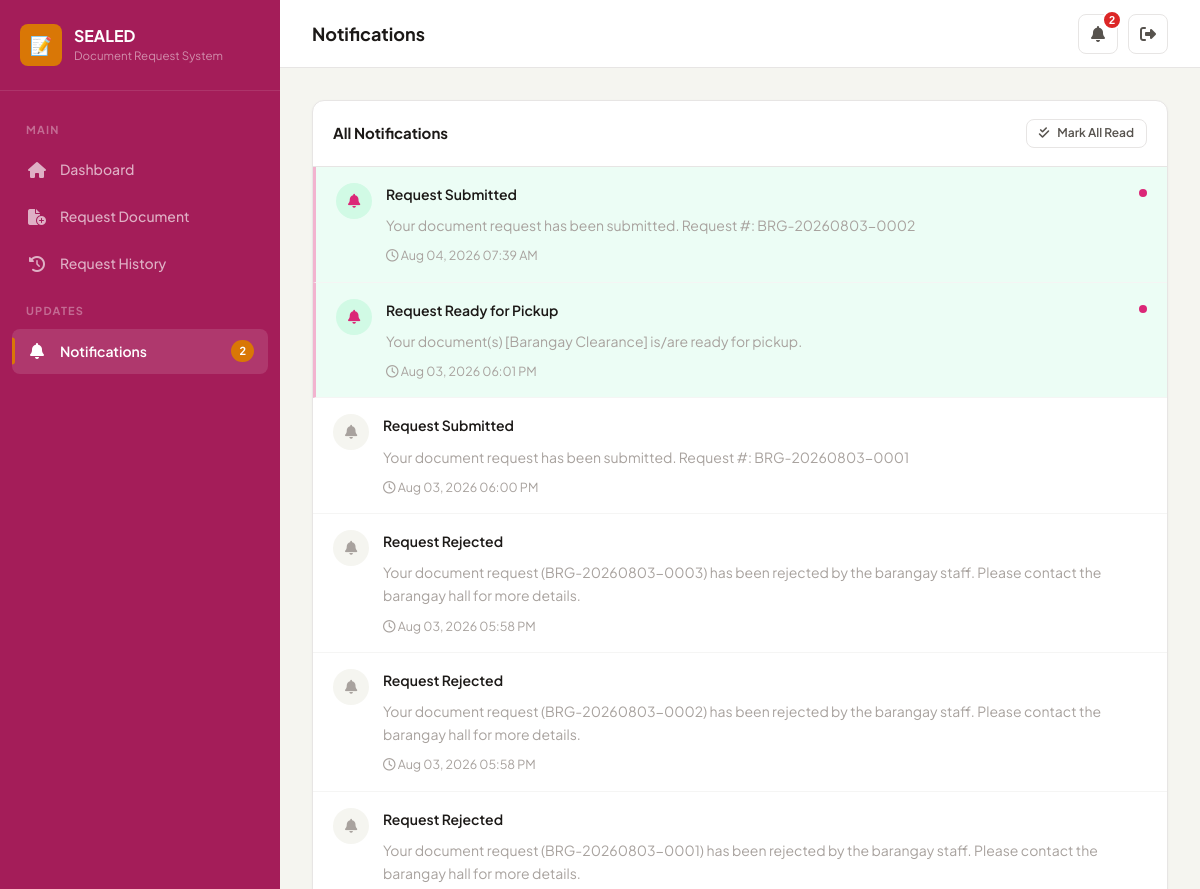
The app's page /resident/notifications/ (signed in, upper part), older data.
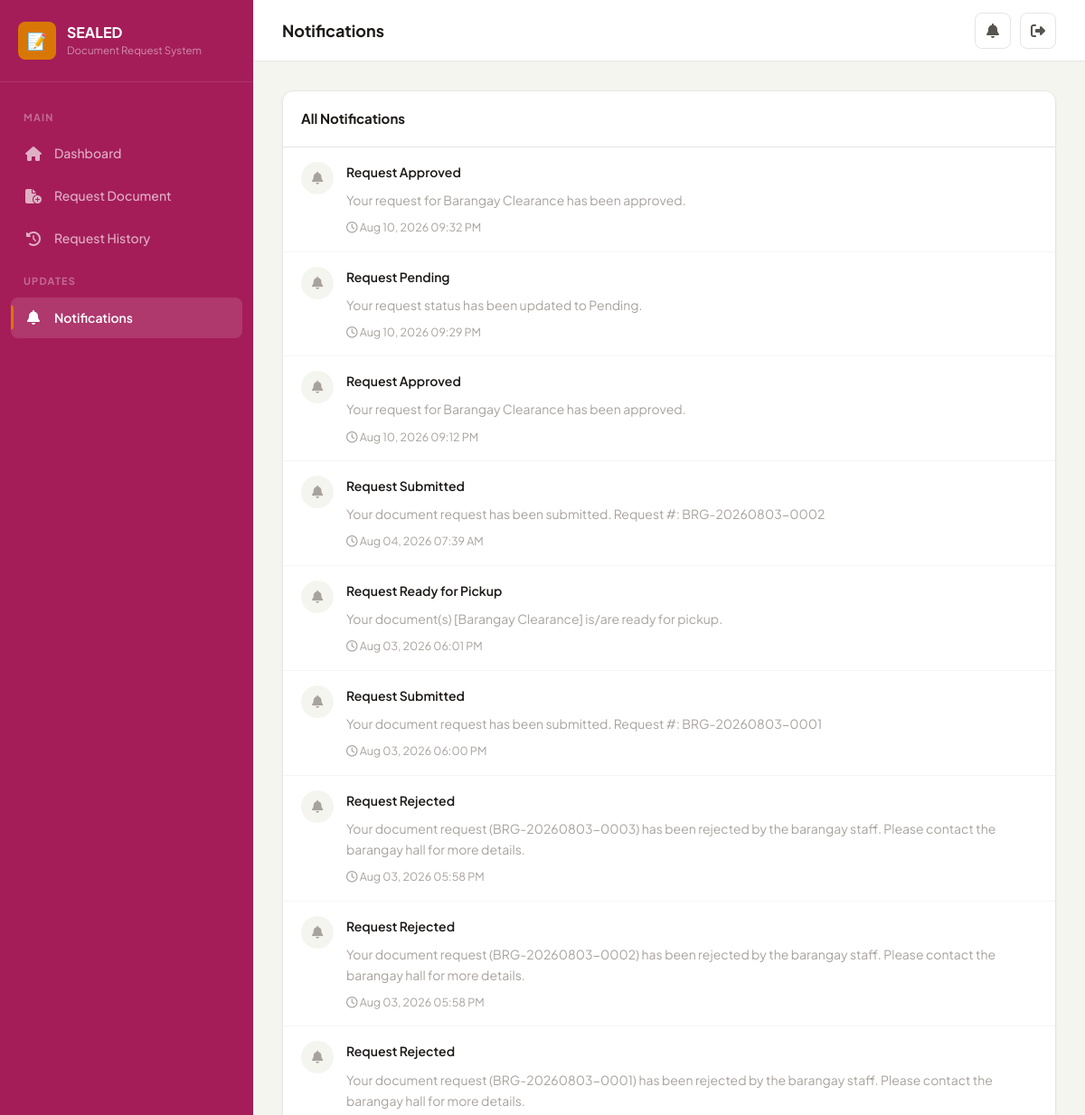
The same page, newer data.
### brgy/models.py (models this page shows, shortened)
class Notification(models.Model):
    id = models.UUIDField(primary_key=True, default=uuid.uuid4, editable=False)
    user = models.ForeignKey(CustomUser, on_delete=models.CASCADE, related_name='notifications')
    title = models.CharField(max_length=200)
    message = models.TextField()
    link = models.CharField(max_length=500, blank=True)
    is_read = models.BooleanField(default=False)
    created_at = models.DateTimeField(auto_now_add=True)
    class Meta:
        ordering = ['-created_at']

### brgy/views.py (the view)
# urls.py: path('resident/notifications/', views.notifications_view, name='notifications'),
@login_required
@role_required('resident')
def notifications_view(request):
    notifications = Notification.objects.filter(user=request.user).order_by('-created_at')
    paginator = Paginator(notifications, 15)
    page_number = request.GET.get('page', 1)
    page_obj = paginator.get_page(page_number)
    return render(request, 'brgy/resident/notifications.html', {'page_obj': page_obj})

### brgy/context_processors.py (called while the page is built)
def brgy_context(request):
    context = {}
    if request.user.is_authenticated:
        unread_count = Notification.objects.filter(user=request.user, is_read=False).count()
        recent_notifications = Notification.objects.filter(user=request.user)[:5]
        context['unread_notification_count'] = unread_count
        context['recent_notifications'] = recent_notifications
    return context

### brgy/models.py (called while the page is built)
    @property
    def display_name(self):
        return self.get_full_name() or self.username

### brgy/views.py (called while the page is built)
def role_required(*roles):
    def decorator(view_func):
        @wraps(view_func)
        def wrapper(request, *args, **kwargs):
            if not request.user.is_authenticated:
                return redirect('login')
            if request.user.role not in roles:
                messages.error(request, 'You do not have permission to access that page.')
                return redirect('dashboard')
            return view_func(request, *args, **kwargs)
        return wrapper
    return decorator

### brgy/templates/brgy/resident/notifications.html (shortened to what this page needs)
{% extends 'brgy/base.html' %}
{% block nav_res_notifications %}active{% endblock %}
{% block page_title %}Notifications{% endblock %}
{% block content %}
<div class="card">
    <div class="card-header">
        <h3>All Notifications</h3>
        {% if unread_notification_count > 0 %}
        <a href="{% url 'mark_all_notifications_read' %}" class="btn btn-ghost btn-sm">
            <i class="fa-solid fa-check-double"></i> Mark All Read
        </a>
        {% endif %}
    </div>
    <div class="card-body-flush">
        {% if page_obj %}
        {% for notif in page_obj %}
        <a href="{% url 'mark_notification_read' notif.pk %}" style="display:block;text-decoration:none;color:inherit;">
            <div style="padding:16px 20px;border-bottom:1px solid var(--border-light);display:flex;gap:14px;align-items:flex-start;transition:background 0.2s;{% if not notif.is_read %}background:var(--primary-50);border-left:3px solid var(--primary-light);{% endif %}" onmouseover="this.style.background='var(--bg)'" onmouseout="this.style.background='{% if not notif.is_read %}var(--primary-50){% else %}transparent{% endif %}'">
                <div style="width:36px;height:36px;border-radius:50%;background:{% if notif.is_read %}var(--bg){% else %}var(--primary-100){% endif %};display:flex;align-items:center;justify-content:center;flex-shrink:0;">
                    <i class="fa-solid fa-bell" style="font-size:14px;color:{% if notif.is_read %}var(--text-muted){% else %}var(--primary){% endif %}"></i>
                </div>
                <div style="flex:1;min-width:0;">
                    <div class="fw-600 text-sm">{{ notif.title }}</div>
                    <div class="text-sm text-muted mt-2">{{ notif.message }}</div>
                    <div class="text-xs text-muted mt-2"><i class="fa-regular fa-clock"></i> {{ notif.created_at|date:"M d, Y h:i A" }}</div>
                </div>
                {% if not notif.is_read %}
                <div style="width:8px;height:8px;border-radius:50%;background:var(--primary);flex-shrink:0;margin-top:6px;"></div>
                {% endif %}
            </div>
        </a>
        {% endfor %}
        {% else %}
        <div class="empty-state">
            <i class="fa-solid fa-bell-slash"></i>
            <h4>No Notifications</h4>
            <p>You're all caught up. No notifications to show.</p>
        </div>
        {% endif %}
    </div>
</div>
{% endblock %}

Row changes from the older to the newer data that the page shows:
added Notification: is_read True (drawn), title "Request Approved", message "Your request for Barangay Clearance has been approved.", created_at "Aug 10, 2026 09:32 PM"
added Notification: is_read True (drawn), title "Request Pending", message "Your request status has been updated to Pending.", created_at "Aug 10, 2026 09:29 PM"
added Notification: is_read True (drawn), title "Request Approved", message "Your request for Barangay Clearance has been approved.", created_at "Aug 10, 2026 09:12 PM"
changed Notification "Your document request has been submitted. Request #: BRG-20260803-0002": is_read False → True (drawn)
changed Notification "Request Ready for Pickup": is_read False → True (drawn)
Text that changed along with them:
{{ unread_notification_count }}: "2" → (not shown)
text no longer shown: "Mark All Read"
